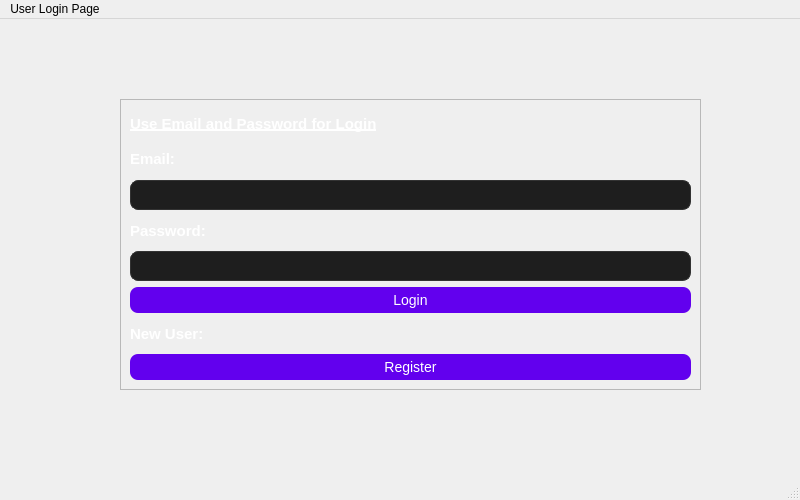
<?xml version="1.0" encoding="UTF-8"?>
<ui version="4.0">
 <class>MainWindow</class>
 <widget class="QMainWindow" name="MainWindow">
  <property name="geometry">
   <rect>
    <x>0</x>
    <y>0</y>
    <width>800</width>
    <height>500</height>
   </rect>
  </property>
  <property name="minimumSize">
   <size>
    <width>500</width>
    <height>300</height>
   </size>
  </property>
  <property name="maximumSize">
   <size>
    <width>800</width>
    <height>500</height>
   </size>
  </property>
  <property name="windowTitle">
   <string>User Registration System</string>
  </property>
  <property name="styleSheet">
   <string notr="true">MainWindow {
     background-color: #121212;
     color: #E0E0E0;
	border-radius: 10px;

}</string>
  </property>
  <widget class="QWidget" name="centralwidget">
   <widget class="QFrame" name="loginframe">
    <property name="geometry">
     <rect>
      <x>120</x>
      <y>80</y>
      <width>581</width>
      <height>291</height>
     </rect>
    </property>
    <property name="styleSheet">
     <string notr="true">QFrame#LoginFrame {
    background-color: #2B2B2B;   /* Softer dark tone */
    border: 2px solid #3A3A3A;
    border-radius: 15px;
    padding: 40px;               /* Adds internal spacing */
    margin: 20% auto;            /* Auto centers horizontally (visual trick) */
    max-width: 400px;            /* Limits width for a balanced look */
    min-height: 300px;           /* Ensures enough height for content */
    box-shadow: 0 4px 15px rgba(0, 0, 0, 0.5);  /* Soft shadow for depth */
}
</string>
    </property>
    <property name="frameShape">
     <enum>QFrame::StyledPanel</enum>
    </property>
    <property name="frameShadow">
     <enum>QFrame::Raised</enum>
    </property>
    <layout class="QVBoxLayout" name="verticalLayout">
     <item>
      <widget class="QLabel" name="label_3">
       <property name="font">
        <font>
         <pointsize>-1</pointsize>
         <weight>75</weight>
         <bold>true</bold>
         <underline>true</underline>
         <strikeout>false</strikeout>
        </font>
       </property>
       <property name="styleSheet">
        <string notr="true">QLabel {
            font-size: 15px;
            font-weight: bold;
            color: white;
        }</string>
       </property>
       <property name="text">
        <string>Use Email and Password for Login</string>
       </property>
      </widget>
     </item>
     <item>
      <widget class="QLabel" name="label">
       <property name="font">
        <font>
         <pointsize>-1</pointsize>
         <weight>75</weight>
         <bold>true</bold>
        </font>
       </property>
       <property name="styleSheet">
        <string notr="true">QLabel {
            font-size: 15px;
            font-weight: bold;
            color: white;
        }</string>
       </property>
       <property name="text">
        <string>Email:</string>
       </property>
      </widget>
     </item>
     <item>
      <widget class="QLineEdit" name="emailInput">
       <property name="styleSheet">
        <string notr="true">QLineEdit {
    background-color: #1E1E1E;
            border: 1px solid #333333;
            border-radius: 8px;
            color: #FFFFFF;
            padding: 6px;
}</string>
       </property>
      </widget>
     </item>
     <item>
      <widget class="QLabel" name="label_2">
       <property name="font">
        <font>
         <pointsize>-1</pointsize>
         <weight>75</weight>
         <bold>true</bold>
        </font>
       </property>
       <property name="styleSheet">
        <string notr="true">QLabel {
            font-size: 15px;
            font-weight: bold;
            color: white;
        }</string>
       </property>
       <property name="text">
        <string>Password:</string>
       </property>
      </widget>
     </item>
     <item>
      <widget class="QLineEdit" name="passwordInput">
       <property name="styleSheet">
        <string notr="true">QLineEdit {
   background-color: #1E1E1E;
   border: 1px solid #333333;
   border-radius: 8px;
   color: #FFFFFF;
   padding: 6px;
}</string>
       </property>
       <property name="echoMode">
        <enum>QLineEdit::Password</enum>
       </property>
       <property name="clearButtonEnabled">
        <bool>false</bool>
       </property>
      </widget>
     </item>
     <item>
      <widget class="QPushButton" name="pushButton_2">
       <property name="styleSheet">
        <string notr="true">QPushButton {
            background-color: #6200EE;
            color: #FFFFFF;
            border: none;
            border-radius: 8px;
            padding: 5px;
			font-size: 14px;
        }
        QPushButton:hover {
            background-color: #3700B3;
        }
        QPushButton:pressed {
            background-color: #BB86FC;
        }</string>
       </property>
       <property name="text">
        <string>Login</string>
       </property>
      </widget>
     </item>
     <item>
      <widget class="QLabel" name="label_4">
       <property name="font">
        <font>
         <pointsize>-1</pointsize>
         <weight>75</weight>
         <bold>true</bold>
        </font>
       </property>
       <property name="styleSheet">
        <string notr="true">QLabel {
            font-size: 15px;
            font-weight: bold;
            color: white;
        }</string>
       </property>
       <property name="text">
        <string>New User:</string>
       </property>
      </widget>
     </item>
     <item>
      <widget class="QPushButton" name="pushButton">
       <property name="autoFillBackground">
        <bool>false</bool>
       </property>
       <property name="styleSheet">
        <string notr="true">QPushButton {
            background-color: #6200EE;
            color: #FFFFFF;
            border: none;
            border-radius: 8px;
            padding: 5px;
			font-size: 14px;
        }
        QPushButton:hover {
            background-color: #3700B3;
        }
        QPushButton:pressed {
            background-color: #BB86FC;
        }</string>
       </property>
       <property name="text">
        <string>Register</string>
       </property>
      </widget>
     </item>
    </layout>
   </widget>
  </widget>
  <widget class="QMenuBar" name="menubar">
   <property name="geometry">
    <rect>
     <x>0</x>
     <y>0</y>
     <width>800</width>
     <height>20</height>
    </rect>
   </property>
   <widget class="QMenu" name="menuUser_Login_Page">
    <property name="title">
     <string>User Login Page</string>
    </property>
   </widget>
   <addaction name="menuUser_Login_Page"/>
  </widget>
  <widget class="QStatusBar" name="statusbar"/>
 </widget>
 <resources/>
 <connections/>
</ui>
